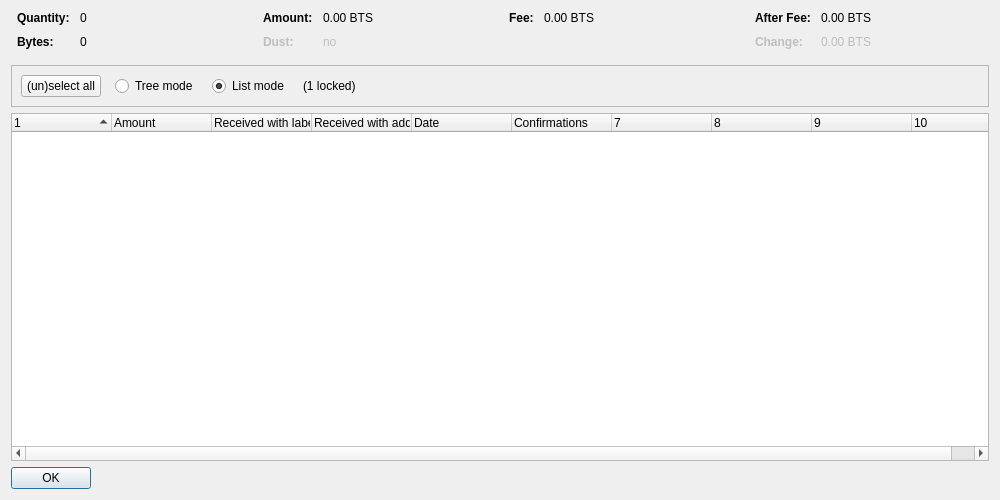
<?xml version="1.0" encoding="UTF-8"?>
<ui version="4.0">
 <class>CoinControlDialog</class>
 <widget class="QDialog" name="CoinControlDialog">
  <property name="geometry">
   <rect>
    <x>0</x>
    <y>0</y>
    <width>1000</width>
    <height>500</height>
   </rect>
  </property>
  <property name="windowTitle">
   <string>Coin Selection</string>
  </property>
  <layout class="QVBoxLayout" name="verticalLayout">
   <item>
    <layout class="QHBoxLayout" name="horizontalLayoutTop" stretch="0,0,0,0">
     <property name="topMargin">
      <number>0</number>
     </property>
     <property name="bottomMargin">
      <number>10</number>
     </property>
     <item>
      <layout class="QFormLayout" name="formLayoutCoinControl1">
       <property name="horizontalSpacing">
        <number>10</number>
       </property>
       <property name="verticalSpacing">
        <number>10</number>
       </property>
       <property name="leftMargin">
        <number>6</number>
       </property>
       <property name="rightMargin">
        <number>6</number>
       </property>
       <item row="0" column="0">
        <widget class="QLabel" name="labelCoinControlQuantityText">
         <property name="font">
          <font>
           <weight>75</weight>
           <bold>true</bold>
          </font>
         </property>
         <property name="text">
          <string>Quantity:</string>
         </property>
        </widget>
       </item>
       <item row="0" column="1">
        <widget class="QLabel" name="labelCoinControlQuantity">
         <property name="cursor">
          <cursorShape>IBeamCursor</cursorShape>
         </property>
         <property name="contextMenuPolicy">
          <enum>Qt::ActionsContextMenu</enum>
         </property>
         <property name="text">
          <string notr="true">0</string>
         </property>
         <property name="textInteractionFlags">
          <set>Qt::LinksAccessibleByMouse|Qt::TextSelectableByKeyboard|Qt::TextSelectableByMouse</set>
         </property>
        </widget>
       </item>
       <item row="1" column="0">
        <widget class="QLabel" name="labelCoinControlBytesText">
         <property name="font">
          <font>
           <weight>75</weight>
           <bold>true</bold>
          </font>
         </property>
         <property name="text">
          <string>Bytes:</string>
         </property>
        </widget>
       </item>
       <item row="1" column="1">
        <widget class="QLabel" name="labelCoinControlBytes">
         <property name="cursor">
          <cursorShape>IBeamCursor</cursorShape>
         </property>
         <property name="contextMenuPolicy">
          <enum>Qt::ActionsContextMenu</enum>
         </property>
         <property name="text">
          <string notr="true">0</string>
         </property>
         <property name="textInteractionFlags">
          <set>Qt::LinksAccessibleByMouse|Qt::TextSelectableByKeyboard|Qt::TextSelectableByMouse</set>
         </property>
        </widget>
       </item>
      </layout>
     </item>
     <item>
      <layout class="QFormLayout" name="formLayoutCoinControl2">
       <property name="horizontalSpacing">
        <number>10</number>
       </property>
       <property name="verticalSpacing">
        <number>10</number>
       </property>
       <property name="leftMargin">
        <number>6</number>
       </property>
       <property name="rightMargin">
        <number>6</number>
       </property>
       <item row="0" column="0">
        <widget class="QLabel" name="labelCoinControlAmountText">
         <property name="font">
          <font>
           <weight>75</weight>
           <bold>true</bold>
          </font>
         </property>
         <property name="text">
          <string>Amount:</string>
         </property>
        </widget>
       </item>
       <item row="0" column="1">
        <widget class="QLabel" name="labelCoinControlAmount">
         <property name="cursor">
          <cursorShape>IBeamCursor</cursorShape>
         </property>
         <property name="contextMenuPolicy">
          <enum>Qt::ActionsContextMenu</enum>
         </property>
         <property name="text">
          <string notr="true">0.00 BTS</string>
         </property>
         <property name="textInteractionFlags">
          <set>Qt::LinksAccessibleByMouse|Qt::TextSelectableByKeyboard|Qt::TextSelectableByMouse</set>
         </property>
        </widget>
       </item>
       <item row="1" column="0">
        <widget class="QLabel" name="labelCoinControlLowOutputText">
         <property name="enabled">
          <bool>false</bool>
         </property>
         <property name="font">
          <font>
           <weight>75</weight>
           <bold>true</bold>
          </font>
         </property>
         <property name="text">
          <string>Dust:</string>
         </property>
        </widget>
       </item>
       <item row="1" column="1">
        <widget class="QLabel" name="labelCoinControlLowOutput">
         <property name="enabled">
          <bool>false</bool>
         </property>
         <property name="cursor">
          <cursorShape>IBeamCursor</cursorShape>
         </property>
         <property name="contextMenuPolicy">
          <enum>Qt::ActionsContextMenu</enum>
         </property>
         <property name="text">
          <string notr="true">no</string>
         </property>
         <property name="textInteractionFlags">
          <set>Qt::LinksAccessibleByMouse|Qt::TextSelectableByKeyboard|Qt::TextSelectableByMouse</set>
         </property>
        </widget>
       </item>
      </layout>
     </item>
     <item>
      <layout class="QFormLayout" name="formLayoutCoinControl3">
       <property name="horizontalSpacing">
        <number>10</number>
       </property>
       <property name="verticalSpacing">
        <number>10</number>
       </property>
       <property name="leftMargin">
        <number>6</number>
       </property>
       <property name="rightMargin">
        <number>6</number>
       </property>
       <item row="0" column="0">
        <widget class="QLabel" name="labelCoinControlFeeText">
         <property name="font">
          <font>
           <weight>75</weight>
           <bold>true</bold>
          </font>
         </property>
         <property name="text">
          <string>Fee:</string>
         </property>
        </widget>
       </item>
       <item row="0" column="1">
        <widget class="QLabel" name="labelCoinControlFee">
         <property name="cursor">
          <cursorShape>IBeamCursor</cursorShape>
         </property>
         <property name="contextMenuPolicy">
          <enum>Qt::ActionsContextMenu</enum>
         </property>
         <property name="text">
          <string notr="true">0.00 BTS</string>
         </property>
         <property name="textInteractionFlags">
          <set>Qt::LinksAccessibleByMouse|Qt::TextSelectableByKeyboard|Qt::TextSelectableByMouse</set>
         </property>
        </widget>
       </item>
      </layout>
     </item>
     <item>
      <layout class="QFormLayout" name="formLayoutCoinControl4">
       <property name="horizontalSpacing">
        <number>10</number>
       </property>
       <property name="verticalSpacing">
        <number>10</number>
       </property>
       <property name="leftMargin">
        <number>6</number>
       </property>
       <property name="rightMargin">
        <number>6</number>
       </property>
       <item row="0" column="0">
        <widget class="QLabel" name="labelCoinControlAfterFeeText">
         <property name="font">
          <font>
           <weight>75</weight>
           <bold>true</bold>
          </font>
         </property>
         <property name="text">
          <string>After Fee:</string>
         </property>
        </widget>
       </item>
       <item row="0" column="1">
        <widget class="QLabel" name="labelCoinControlAfterFee">
         <property name="cursor">
          <cursorShape>IBeamCursor</cursorShape>
         </property>
         <property name="contextMenuPolicy">
          <enum>Qt::ActionsContextMenu</enum>
         </property>
         <property name="text">
          <string notr="true">0.00 BTS</string>
         </property>
         <property name="textInteractionFlags">
          <set>Qt::LinksAccessibleByMouse|Qt::TextSelectableByKeyboard|Qt::TextSelectableByMouse</set>
         </property>
        </widget>
       </item>
       <item row="1" column="0">
        <widget class="QLabel" name="labelCoinControlChangeText">
         <property name="enabled">
          <bool>false</bool>
         </property>
         <property name="font">
          <font>
           <weight>75</weight>
           <bold>true</bold>
          </font>
         </property>
         <property name="text">
          <string>Change:</string>
         </property>
        </widget>
       </item>
       <item row="1" column="1">
        <widget class="QLabel" name="labelCoinControlChange">
         <property name="enabled">
          <bool>false</bool>
         </property>
         <property name="cursor">
          <cursorShape>IBeamCursor</cursorShape>
         </property>
         <property name="contextMenuPolicy">
          <enum>Qt::ActionsContextMenu</enum>
         </property>
         <property name="text">
          <string notr="true">0.00 BTS</string>
         </property>
         <property name="textInteractionFlags">
          <set>Qt::LinksAccessibleByMouse|Qt::TextSelectableByKeyboard|Qt::TextSelectableByMouse</set>
         </property>
        </widget>
       </item>
      </layout>
     </item>
    </layout>
   </item>
   <item>
    <widget class="QFrame" name="frame">
     <property name="minimumSize">
      <size>
       <width>0</width>
       <height>40</height>
      </size>
     </property>
     <property name="frameShape">
      <enum>QFrame::StyledPanel</enum>
     </property>
     <property name="frameShadow">
      <enum>QFrame::Sunken</enum>
     </property>
     <layout class="QHBoxLayout" name="horizontalLayout">
      <item>
       <layout class="QHBoxLayout" name="horizontalLayoutPanel" stretch="0,0,0,0,0">
        <property name="spacing">
         <number>14</number>
        </property>
        <item>
         <widget class="QPushButton" name="pushButtonSelectAll">
          <property name="sizePolicy">
           <sizepolicy hsizetype="Maximum" vsizetype="Fixed">
            <horstretch>0</horstretch>
            <verstretch>0</verstretch>
           </sizepolicy>
          </property>
          <property name="text">
           <string>(un)select all</string>
          </property>
          <property name="autoDefault">
           <bool>false</bool>
          </property>
         </widget>
        </item>
        <item>
         <widget class="QRadioButton" name="radioTreeMode">
          <property name="sizePolicy">
           <sizepolicy hsizetype="Maximum" vsizetype="Fixed">
            <horstretch>0</horstretch>
            <verstretch>0</verstretch>
           </sizepolicy>
          </property>
          <property name="text">
           <string>Tree mode</string>
          </property>
         </widget>
        </item>
        <item>
         <widget class="QRadioButton" name="radioListMode">
          <property name="sizePolicy">
           <sizepolicy hsizetype="Maximum" vsizetype="Fixed">
            <horstretch>0</horstretch>
            <verstretch>0</verstretch>
           </sizepolicy>
          </property>
          <property name="text">
           <string>List mode</string>
          </property>
          <property name="checked">
           <bool>true</bool>
          </property>
         </widget>
        </item>
        <item>
         <widget class="QLabel" name="labelLocked">
          <property name="text">
           <string notr="true">(1 locked)</string>
          </property>
         </widget>
        </item>
        <item>
         <spacer name="horizontalSpacer">
          <property name="orientation">
           <enum>Qt::Horizontal</enum>
          </property>
          <property name="sizeHint" stdset="0">
           <size>
            <width>40</width>
            <height>20</height>
           </size>
          </property>
         </spacer>
        </item>
       </layout>
      </item>
     </layout>
    </widget>
   </item>
   <item>
    <widget class="CoinControlTreeWidget" name="treeWidget">
     <property name="contextMenuPolicy">
      <enum>Qt::CustomContextMenu</enum>
     </property>
     <property name="sortingEnabled">
      <bool>false</bool>
     </property>
     <property name="columnCount">
      <number>10</number>
     </property>
     <attribute name="headerShowSortIndicator" stdset="0">
      <bool>true</bool>
     </attribute>
     <attribute name="headerStretchLastSection">
      <bool>false</bool>
     </attribute>
     <column>
      <property name="text">
       <string/>
      </property>
     </column>
     <column>
      <property name="text">
       <string>Amount</string>
      </property>
     </column>
     <column>
      <property name="text">
       <string>Received with label</string>
      </property>
     </column>
     <column>
      <property name="text">
       <string>Received with address</string>
      </property>
     </column>
     <column>
      <property name="text">
       <string>Date</string>
      </property>
     </column>
     <column>
      <property name="text">
       <string>Confirmations</string>
      </property>
      <property name="toolTip">
       <string>Confirmed</string>
      </property>
     </column>
     <column>
      <property name="text">
       <string/>
      </property>
     </column>
     <column>
      <property name="text">
       <string/>
      </property>
     </column>
     <column>
      <property name="text">
       <string/>
      </property>
     </column>
     <column>
      <property name="text">
       <string/>
      </property>
     </column>
    </widget>
   </item>
   <item>
    <widget class="QDialogButtonBox" name="buttonBox">
     <property name="sizePolicy">
      <sizepolicy hsizetype="Maximum" vsizetype="Fixed">
       <horstretch>0</horstretch>
       <verstretch>0</verstretch>
      </sizepolicy>
     </property>
     <property name="orientation">
      <enum>Qt::Horizontal</enum>
     </property>
     <property name="standardButtons">
      <set>QDialogButtonBox::Ok</set>
     </property>
    </widget>
   </item>
  </layout>
 </widget>
 <customwidgets>
  <customwidget>
   <class>CoinControlTreeWidget</class>
   <extends>QTreeWidget</extends>
   <header>coincontroltreewidget.h</header>
  </customwidget>
 </customwidgets>
 <resources/>
 <connections/>
</ui>
